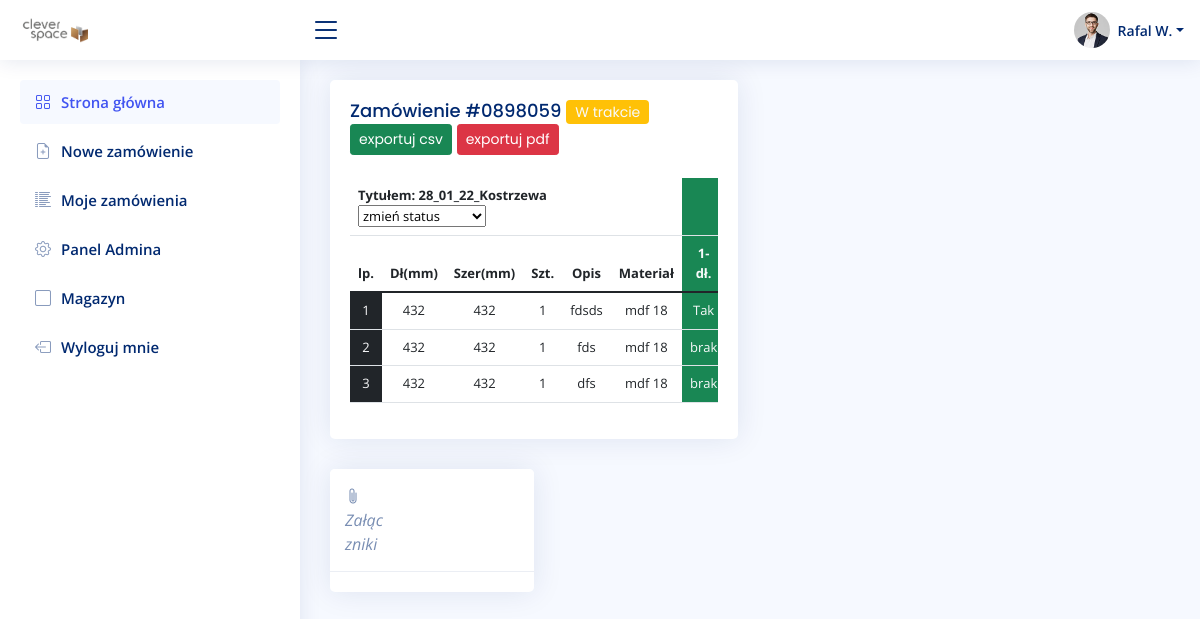
The page /order/0898059/ (signed in) on the database its author committed.
### account/models.py (models this page shows, shortened)
class UserBase(AbstractBaseUser, PermissionsMixin):
    email = models.EmailField(unique=True)
    first_name = models.CharField(max_length=150, blank=True)
    last_name = models.CharField(max_length=150, blank=True)
    phone_number = models.CharField(max_length=15, blank=True)
    postcode = models.CharField(max_length=12, blank=True)
    address_line_1 = models.CharField(max_length=150, blank=True)
    address_line_2 = models.CharField(max_length=150, blank=True)
    town_city = models.CharField(max_length=150, blank=True)
    is_active = models.BooleanField(default=True)
    is_staff = models.BooleanField(default=False)
    created = models.DateTimeField(auto_now_add=True)
    updated = models.DateTimeField(auto_now=True)
    objects = CustomAccountManager()
    USERNAME_FIELD = 'email'
    REQUIRED_FIELDS = ['first_name', 'last_name']
    class Meta:
        verbose_name = "Konto"
        verbose_name_plural = "Konta"

### order/models.py (models this page shows, shortened)
class Order(models.Model):
    PREPARATION = 0
    PENDING = 1
    DURING = 2
    DONE = 3
    STATUS = (
        ('zmień status', 'zmień status'),
        (PREPARATION, 'Przygotowywanie'),
        (PENDING, 'Oczekuję'),
        (DURING, 'W trakcie'),
        (DONE, 'Zakończone'),
    )
    user = models.ForeignKey(settings.AUTH_USER_MODEL, on_delete=models.CASCADE, related_name='order_user')
    title = models.CharField(max_length=255, blank=False, null=False, default=True)
    date_created = models.DateTimeField(auto_now_add=True, null=True)
    slug = RandomSlugField(length=7, exclude_lower=True, exclude_upper=True, exclude_vowels=True)
    status = models.SmallIntegerField(choices=STATUS, default=PREPARATION)
    class Meta:
        verbose_name = "zamówienie"
        verbose_name_plural = "zamówienia"

class Item(models.Model):
    item_number = models.CharField(max_length=255, blank=True, null=True)
    order = models.ForeignKey(Order, null=True, on_delete=models.SET_NULL)
    length = models.DecimalField(max_digits=4, decimal_places=0)
    width = models.DecimalField(max_digits=4, decimal_places=0)
    material = models.ForeignKey(Material, null=False, on_delete=models.CASCADE)
    quantity = models.SmallIntegerField(default=1, blank=False, null=False)
    description = models.CharField(max_length=255, blank=True, null=True)
    length1 = CustomBooleanField()
    length2 = CustomBooleanField()
    width1 = CustomBooleanField()
    width2 = CustomBooleanField()
    class Meta:
        verbose_name = "formatka"
        verbose_name_plural = "formatki"

class Material(models.Model):
    short_name = models.CharField(max_length=255, blank=False, null=False)
    name = models.CharField(max_length=255, blank=False, null=False)
    class Meta:
        verbose_name = "materiał"
        verbose_name_plural = "materiały"
    def __str__(self):
        return self.short_name

### order/views.py (the view, shortened to what this page needs)
# urls.py: path('order/<slug:slug>/', views.detail, name='detail'),
@login_required(login_url='login')
def detail(request, slug):
    order = Order.objects.get(slug=slug)
    item = order.item_set.all()
    attachment = order.attachment_set.all()
    form = StatusForm()
    context = {
        'order': order,
        'item': item,
        'attachment': attachment,
        'form': form,}
    return render(request, 'order/detail.html', context)

### order/forms.py
class StatusForm(forms.Form):
    status = forms.ChoiceField(choices=Order.STATUS, widget=forms.Select(attrs={'onchange': 'submit();'}))

### order/models.py (called while the page is built)
    def from_db_value(self, value, expression, connection, context=None):
        if value is None:
            return ''
        return int(value) # return 0/1

### order/templates/order/detail.html (shortened to what this page needs)
{% extends 'main.html' %}
{% load static %}
{% block content %}
<div class="row">
  <div class="col-sm-6">
    <div class="card recent-sales">
      <div class="card-body">
        <h5 class="card-title">Zamówienie #{{ order.slug }}
          <span class="badge text-light {% if order.status == 3 %} bg-success {% elif order.status == 2 %} bg-warning  {% elif order.status == 1 %} bg-secondary {% elif order.status == 0 %} bg-danger {% endif %} ">{{ order.get_status_display }}</span>
            {% if user.is_staff %}
            <a href="{% url  'export_csv' order.slug %}" class="btn btn-success btn-sm">exportuj csv</a>
            <a href="{% url  'export_pdf' order.slug %}" class="btn btn-danger btn-sm">exportuj pdf</a>
              {% endif %}
        </h5>
        <div class="table-responsive">
        <table class="table">
            <thead>
                <th colspan="6" style="text-align: left;">{% if user.is_staff %}Tytułem: {{ order.title }}   <form method="POST">{% csrf_token %}
            {{ form.status }}
          </form>{% endif %}</th>
                <th colspan="4" class="bg-success text-light">Okleina</th>
              <tr>
                <th scope="col">lp.</th>
                <th scope="col">Dł(mm)</th>
                <th scope="col">Szer(mm)</th>
                <th scope="col">Szt.</th>
                <th scope="col">Opis</th>
                <th scope="col">Materiał</th>
                <th scope="col" class="bg-success text-light">1-dł.</th>
              </tr>
            </thead>
            <tbody>
                {% for i in item %}
                <tr>
                 <td class="bg-dark text-light text-right">{{ i.item_number }}</td>
                <td>{{ i.width }}</td>
                <td>{{ i.length }}</td>
                <td>{{ i.quantity }}</td>
                <td>{{ i.description|default_if_none:'' }}</td>
                <td title="{{ i.material.name }}">{{ i.material }}</td>
                <td class="bg-success text-light">{{ i.length1|yesno:"Tak,brak" }}</td>
                </tr>
                {% endfor %}
            </tbody>
          </table>
          </div>
        </div>
      </div>
      <div class="col-sm-6">
    {% include "order/attachments.html" %}
    </div>
    </div>
  </div>
{% endblock %}

### templates/main.html (shortened to what this page needs)
{% load static %}
<!DOCTYPE html>
<html lang="en">
<head>
  <link href="{% static 'assets/vendor/bootstrap/css/bootstrap.min.css' %}" rel="stylesheet">
  <link href="{% static 'assets/vendor/bootstrap-icons/bootstrap-icons.css' %}" rel="stylesheet">
  <link href="{% static 'assets/vendor/boxicons/css/boxicons.min.css' %}" rel="stylesheet">
  <link href="{% static 'assets/vendor/quill/quill.snow.css' %}" rel="stylesheet">
  <link href="{% static 'assets/vendor/quill/quill.bubble.css' %}" rel="stylesheet">
  <link href="{% static 'assets/vendor/remixicon/remixicon.css' %}" rel="stylesheet">
  <link href="{% static 'assets/vendor/simple-datatables/style.css' %}" rel="stylesheet">
  <link href="{% static 'assets/css/style.css' %}" rel="stylesheet">
</head>
<body>
  {% include "navbar.html" %}
  <main id="main" class="main">
  {% block content %}
  {% endblock %}
</main>
</body>
</html>

### templates/navbar.html (shortened to what this page needs)
  {% load static %}
  <header id="header" class="header fixed-top d-flex align-items-center">
    <div class="d-flex align-items-center justify-content-between">
      <a href="{% url 'home' %}" class="logo d-flex align-items-center">
        <img src="{% static 'assets/img/logo.png' %}" alt="">
      </a>
      <i class="bi bi-list toggle-sidebar-btn"></i>
    </div>
    <nav class="header-nav ms-auto">
      <ul class="d-flex align-items-center">
        <li class="nav-item dropdown pe-3">
          <a class="nav-link nav-profile d-flex align-items-center pe-0" href="#" data-bs-toggle="dropdown">
            <img src="{% static 'assets/img/profile-img.jpg' %}" alt="Profile" class="rounded-circle">
            <span class="d-none d-md-block dropdown-toggle ps-2">{{ user.first_name }} {{ user.last_name.0 }}.</span>
          </a>
            </li>
          </ul>
    </nav>
  </header>
  <aside id="sidebar" class="sidebar">
    <ul class="sidebar-nav" id="sidebar-nav">
      <li class="nav-item">
        <a class="nav-link " href="{% url 'home' %}">
          <i class="bi bi-grid"></i>
          <span>Strona główna</span>
        </a>
      </li>
      <li class="nav-item">
        <a class="nav-link collapsed" href="{% url 'new' %}">
          <i class="bi bi-file-earmark-plus"></i>
          <span>Nowe zamówienie</span>
        </a>
      </li>
      <li class="nav-item">
        <a class="nav-link collapsed" href="{% url 'home' %}">
          <i class="bi bi-list-columns-reverse"></i>
          <span>Moje zamówienia</span>
        </a>
      </li>
      {% if user.is_staff %}
      <li class="nav-item">
        <a class="nav-link collapsed" href="{% url 'admin:index' %}">
          <i class="bi bi-gear"></i>
          <span>Panel Admina</span>
        </a>
      </li>
      <li class="nav-item">
        <a class="nav-link collapsed" href="{% url 'stock' %}">
          <i class="bi bi-square"></i>
          <span>Magazyn</span>
        </a>
      </li>
      {% endif %}
      <li class="nav-item">
        <a class="nav-link collapsed" href="{% url 'logout' %}">
          <i class="bi bi-box-arrow-left"></i>
          <span>Wyloguj mnie</span>
        </a>
      </li>
    </ul>
  </aside>

### order/templates/order/attachments.html (shortened to what this page needs)
 <div class="card">
    <div class="card-header">
        <div class="row">
            <div class="col-4"><i class="bi bi-paperclip">Załączniki</i> </div>
            <div class="col-8">
         </div>
     </div>
 </div>
 <div class="card-body">
</div>
</div>

### static/assets/css/style.css (style rules this page uses)
:root { scroll-behavior: smooth; }
body { font-family: "Open Sans", sans-serif; background: #f6f9ff; color: #444444; }
a { color: #4154f1; text-decoration: none; }
h1, h2, h3, h4, h5, h6 { font-family: "Nunito", sans-serif; }
#main { margin-top: 60px; padding: 20px 30px; transition: all 0.3s; }
.card { margin-bottom: 30px; border: none; border-radius: 5px; box-shadow: 0px 0 30px rgba(1, 41, 112, 0.1); overflow: hidden; }
.card-header, .card-footer { border-color: #ebeef4; background-color: #fff; color: #798eb3; padding: 15px; }
.card-title { padding: 20px 0 15px 0; font-size: 18px; font-weight: 500; color: #012970; font-family: "Poppins", sans-serif; }
.card-title span { color: #899bbd; font-size: 14px; font-weight: 400; }
.card-body { padding: 0 20px 20px 20px; }
.logo { line-height: 1; }
@media (min-width: 1200px) { .logo { width: 280px; } }
.logo img { max-height: 26px; margin-right: 6px; }
.header { transition: all 0.5s; z-index: 997; height: 60px; box-shadow: 0px 2px 20px rgba(1, 41, 112, 0.1); background-color: #fff; padding-left: 20px; }
.header .toggle-sidebar-btn { font-size: 32px; padding-left: 10px; cursor: pointer; color: #012970; }
.header-nav ul { list-style: none; }
.header-nav > ul { margin: 0; padding: 0; }
.header-nav .nav-profile { color: #012970; }
.header-nav .nav-profile img { max-height: 36px; }
.header-nav .nav-profile span { font-size: 14px; font-weight: 600; }
.sidebar { position: fixed; top: 60px; left: 0; bottom: 0; width: 300px; z-index: 996; transition: all 0.3s; padding: 20px; overflow-y: auto; scrollbar-width: thin; scrollbar-color: #aab7cf transparent; box-shadow: 0px 0px 20px rgba(1, 41, 112, 0.1); background-color: #fff; }
@media (min-width: 1200px) { #main, #footer { margin-left: 300px; } }
.sidebar-nav { padding: 0; margin: 0; list-style: none; }
.sidebar-nav li { padding: 0; margin: 0; list-style: none; }
.sidebar-nav .nav-item { margin-bottom: 5px; }
.sidebar-nav .nav-link { display: flex; align-items: center; font-size: 15px; font-weight: 600; color: #4154f1; transition: 0.3; background: #f6f9ff; padding: 10px 15px; border-radius: 4px; }
.sidebar-nav .nav-link i { font-size: 16px; margin-right: 10px; color: #4154f1; }
.sidebar-nav .nav-link.collapsed { color: #012970; background: #fff; }
.sidebar-nav .nav-link.collapsed i { color: #899bbd; }
.table { text-align: center; font-size: small; }

### rows shown on the page
UserBase: first_name "Rafal", last_name.0 "W"
Order: slug "0898059", status "W trakcie", title "28_01_22_Kostrzewa"
Item: item_number "1", width "432", length "432", quantity "1", description "fdsds", material "mdf 18", length1 "Tak"
Item: item_number "2", width "432", length "432", quantity "1", description "fds", material "mdf 18", length1 "brak"
Item: item_number "3", width "432", length "432", quantity "1", description "dfs", material "mdf 18", length1 "brak"
